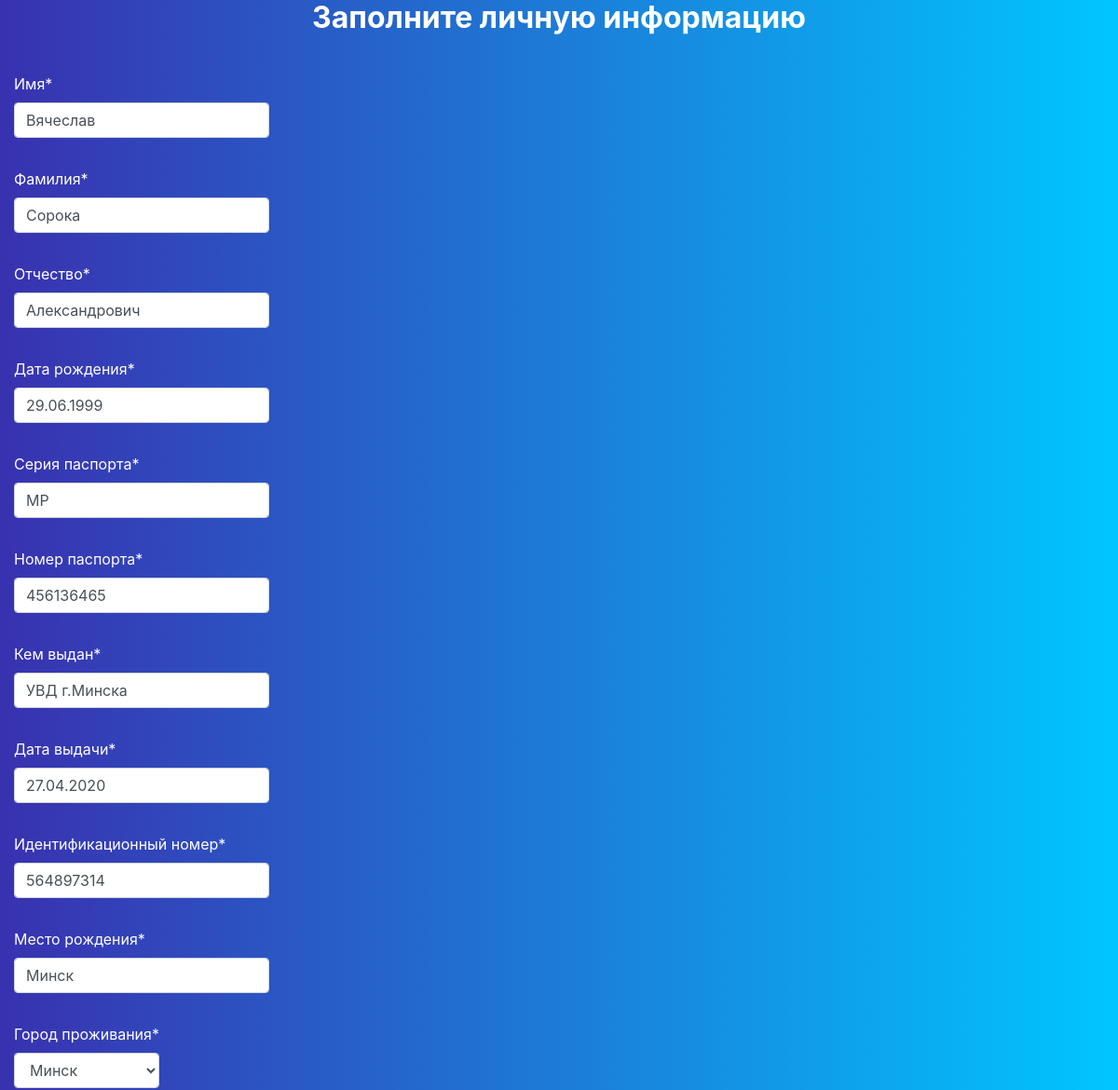
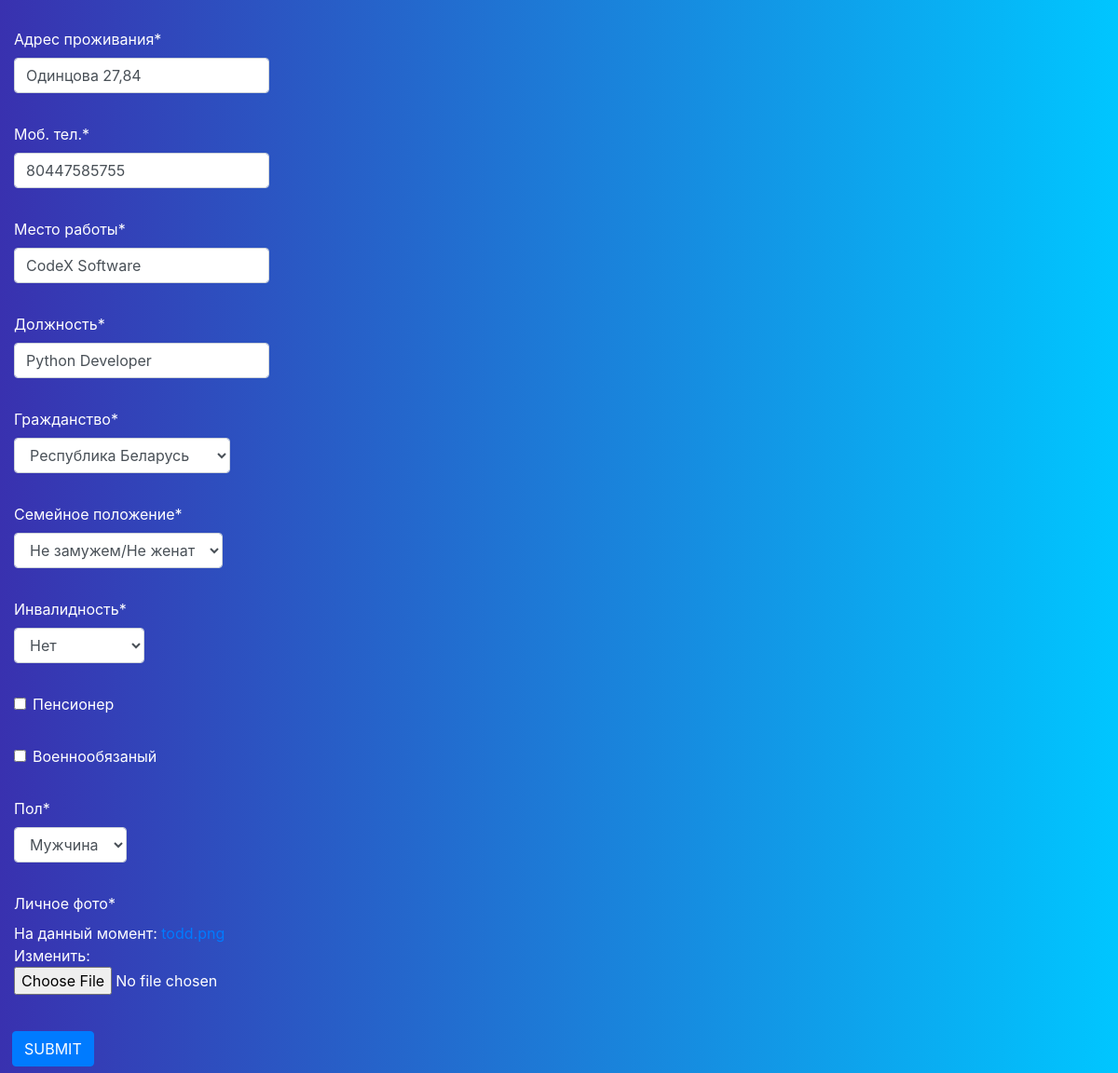
Before: /profile/update/ (signed in) with the older database file (2 pictures, top to bottom).
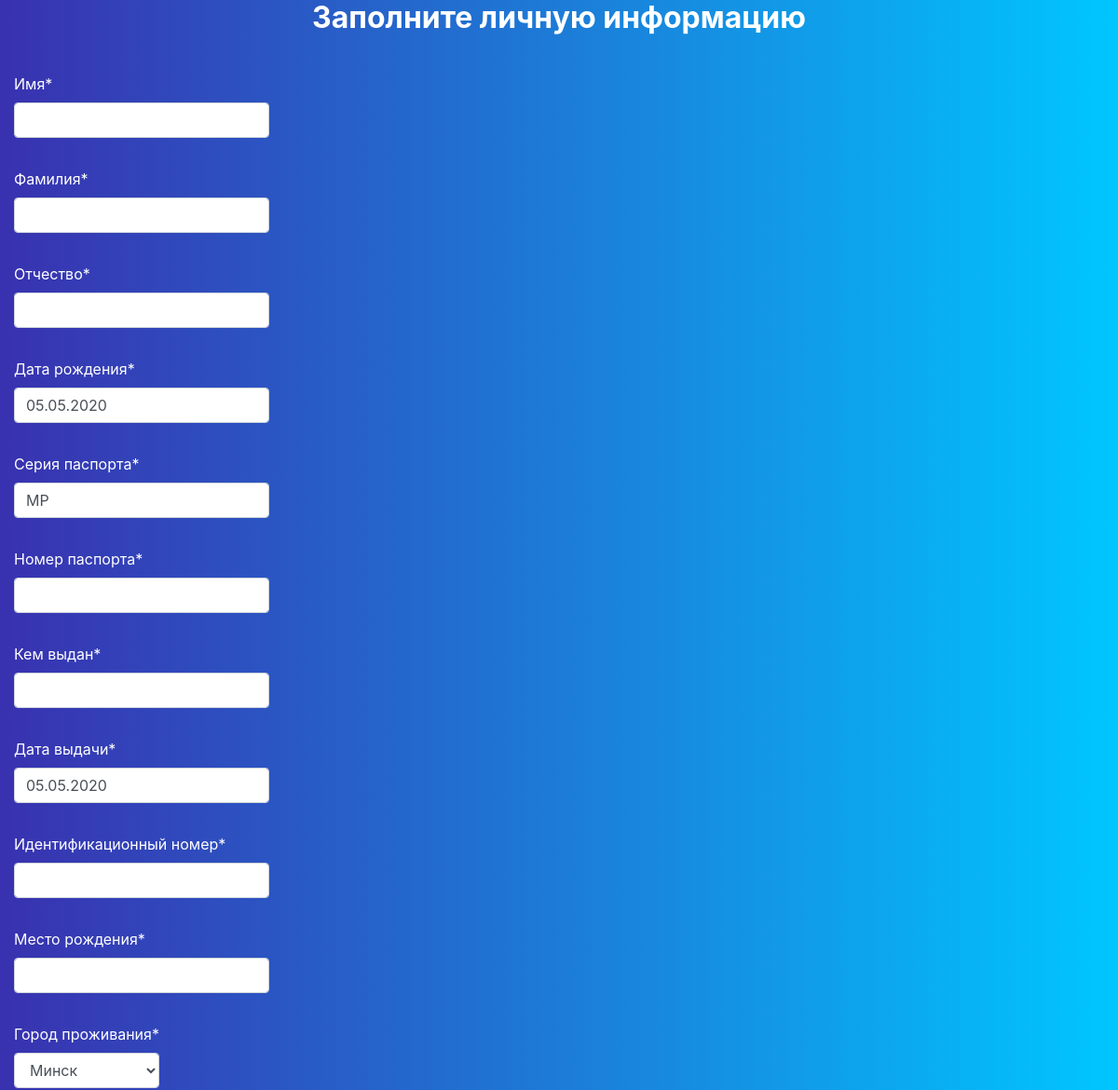
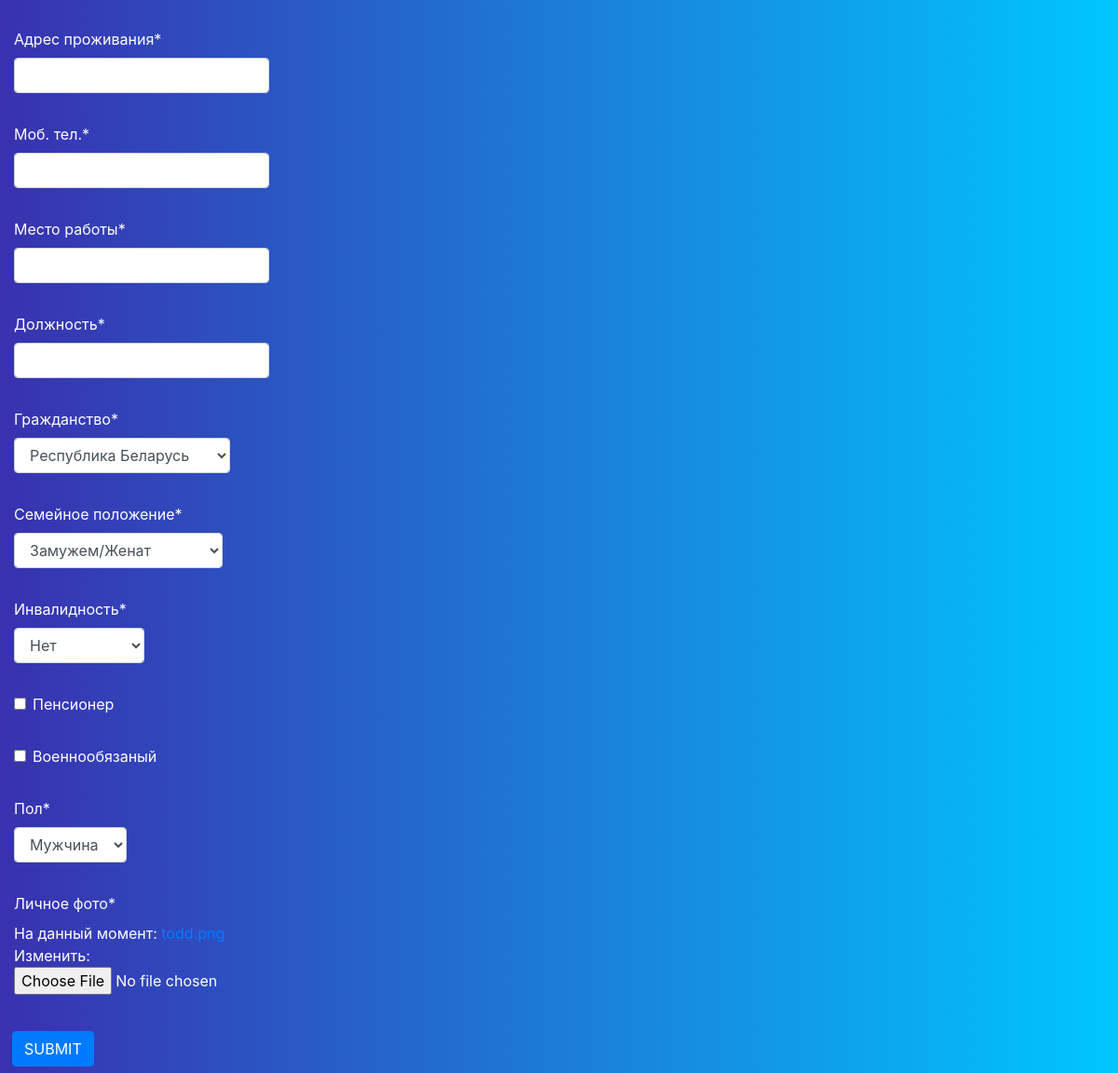
After: the same page with the newer database file (2 pictures, top to bottom).
### Bank/models.py (models this page shows, shortened)
class Profile(models.Model):
    FAMILY_CHOICES = (
        ("Замужем/Женат", "Замужем/Женат"),
        ("Не замужем/Не женат", "Не замужем/Не женат"),
    )
    INVALID_CHOICES = (
        ("Нет", "Нет"),
        ("1-ая группа", "1-ая группа"),
        ("2-ая группа", "2-ая группа"),
        ("3-ая группа", "3-ая группа"),
    )
    SEX_CHOICES = (
        (False, 'Женщина'),
        (True, 'Мужчина'),
    )
    PENSIONER_CHOICES = (
        (False, 'Нет'),
        (True, 'Да'),
    )
    user = models.OneToOneField(User, on_delete=models.CASCADE)
    first_name = models.CharField(max_length=60, unique=False, null=True, verbose_name='Имя')
    last_name = models.CharField(max_length=60, unique=False, null=True, verbose_name='Фамилия')
    middle_name = models.CharField(max_length=60, unique=False, null=True, verbose_name='Отчество')
    birth_date = models.DateField(blank=False, default=datetime.date.today, verbose_name='Дата рождения')
    passport_series = models.CharField(max_length=2, blank=False, null=False,
                                       default="MP", verbose_name='Серия паспорта')
    passport_number = models.IntegerField(unique=True, blank=False, null=True, verbose_name='Номер паспорта')
    passport_authority = models.CharField(max_length=60, unique=False, blank=False, verbose_name='Кем выдан')
    date_of_issue = models.DateField(blank=False, default=datetime.date.today, verbose_name='Дата выдачи')
    ID_number = models.IntegerField(unique=True, blank=False, null=True, verbose_name='Идентификационный номер')
    birth_place = models.CharField(max_length=60, unique=False, null=True, verbose_name='Место рождения')
    city_of_residence = models.ForeignKey('City', on_delete=models.CASCADE, null=False, default=1,
                                          related_name='city_of_residence', verbose_name='Город проживания')
    address_of_residence = models.CharField(max_length=100, unique=False,
                                            blank=False, null=True, verbose_name='Адрес проживания')
    mobile_phone = models.CharField(max_length=20, unique=True, blank=False, null=True, verbose_name='Моб. тел.')
    job = models.CharField(max_length=20, unique=True, blank=False, null=True, verbose_name='Место работы')
    position = models.CharField(max_length=20, unique=False, blank=False, null=True, verbose_name='Должность')
    citizenship = models.ForeignKey('Citizenship', on_delete=models.CASCADE, null=False, default=1,
                                    verbose_name='Гражданство')
    family_status = models.CharField(max_length=9999, choices=FAMILY_CHOICES, null=False, default="неопределено",
                                     verbose_name='Семейное положение')
    disability = models.CharField('Инвалидность', max_length=9999, choices=INVALID_CHOICES, null=False, default=1)
    pensioner = models.BooleanField('Пенсионер', null=False, default=False)
    military_service = models.BooleanField('Военнообязаный', null=False, default=False)
    sex = models.BooleanField('Пол', choices=SEX_CHOICES, null=False, default=True)
    profile_picture = models.ImageField(upload_to="profile_pictures/",
                                        default="todd.png", verbose_name='Личное фото')
    class Meta:
        ordering = ['last_name', 'first_name']
        verbose_name_plural = 'Профили клиентов'

class Citizenship(models.Model):
    citizenship = models.CharField(max_length=60, unique=False, blank=False, verbose_name='Гражданство')
    class Meta:
        verbose_name_plural = "Гражданство"
    def __str__(self):
        return self.citizenship

### Bank/views.py (the view)
# urls.py: path('profile/update/', views.update_profile, name="update"),
def update_profile(request):
    if request.user.is_authenticated:
        try:
            p = request.user
            form = ProfileForm(request.POST or None, instance=p.profile)
            image = ImageForm(request.POST, request.FILES, instance=p.profile)
        except Profile.DoesNotExist:
            p = Profile(user=request.user)
            form = ProfileForm(request.POST or None, instance=p)
            image = ImageForm(request.POST, request.FILES, instance=p)
        if request.method == 'POST':
            if form.is_valid():
                form.save()
                image.save()
                messages.success(request, f'Информация была обновлена')
                return redirect('profile')
    else:
        messages.error(request, 'Необходимо войти в аккаунт')
        return redirect('index')
    return render(request, "../templates/update_profile.html", {'form': form})

### Bank/forms.py
class ProfileForm(forms.ModelForm):
    form = BasicForm
    class Meta:
        model = Profile
        exclude = ['user']

### Bank/models.py (called while the page is built)
    def __str__(self):
        return self.city

### templates/update_profile.html (shortened to what this page needs)
{% load crispy_forms_tags %}
<!DOCTYPE html>
<html lang="en">
<head>
   <link rel="stylesheet" href="https://stackpath.bootstrapcdn.com/bootstrap/4.1.3/css/bootstrap.min.css">
    <link rel="stylesheet" type="text/css" href="/static/css/update_profile.css">
</head>
<body>
    <form class="well form-horizontal" method="post" enctype="multipart/form-data" id="contact_form"> {% csrf_token%}
<fieldset>
<legend><center><h2><b>Заполните личную информацию</b></h2></center></legend><br>
<div class="form-group">
  <div class="col-md-4 inputGroupContainer">
  <div class="input-group">
  {{ form.first_name | as_crispy_field }}
    </div>
  </div>
</div>
<div class="form-group">
  <div class="col-md-4 inputGroupContainer">
  <div class="input-group">
  {{ form.last_name | as_crispy_field }}
    </div>
  </div>
</div>
  <div class="form-group">
  <div class="col-md-4 inputGroupContainer">
  <div class="input-group">
  {{ form.middle_name | as_crispy_field }}
    </div>
  </div>
</div>
<div class="form-group">
  <div class="col-md-4 inputGroupContainer">
  <div class="input-group">
  {{ form.birth_date | as_crispy_field }}
    </div>
  </div>
</div>
<div class="form-group">
  <div class="col-md-4 inputGroupContainer">
  <div class="input-group">
  {{ form.passport_series | as_crispy_field }}
    </div>
  </div>
</div>
<div class="form-group">
  <div class="col-md-4 inputGroupContainer">
  <div class="input-group">
  {{ form.passport_number | as_crispy_field }}
    </div>
  </div>
</div>
<div class="form-group">
  <div class="col-md-4 inputGroupContainer">
  <div class="input-group">
  {{ form.passport_authority | as_crispy_field }}
    </div>
  </div>
</div>
<div class="form-group">
  <div class="col-md-4 inputGroupContainer">
  <div class="input-group">
  {{ form.date_of_issue | as_crispy_field }}
    </div>
  </div>
</div>
<div class="form-group">
  <div class="col-md-4 inputGroupContainer">
  <div class="input-group">
  {{ form.ID_number | as_crispy_field }}
    </div>
  </div>
</div>
    <div class="form-group">
  <div class="col-md-4 inputGroupContainer">
  <div class="input-group">
  {{ form.birth_place | as_crispy_field }}
    </div>
  </div>
</div>
    <div class="form-group">
  <div class="col-md-4 inputGroupContainer">
  <div class="input-group">
  {{ form.city_of_residence | as_crispy_field }}
    </div>
  </div>
</div>
    <div class="form-group">
  <div class="col-md-4 inputGroupContainer">
  <div class="input-group">
  {{ form.address_of_residence | as_crispy_field }}
    </div>
  </div>
</div>
    <div class="form-group">
  <div class="col-md-4 inputGroupContainer">
  <div class="input-group">
  {{ form.mobile_phone | as_crispy_field }}
    </div>
  </div>
</div>
    <div class="form-group">
  <div class="col-md-4 inputGroupContainer">
  <div class="input-group">
  {{ form.job | as_crispy_field }}
    </div>
  </div>
</div>
    <div class="form-group">
  <div class="col-md-4 inputGroupContainer">
  <div class="input-group">
  {{ form.position | as_crispy_field }}
    </div>
  </div>
</div>
    <div class="form-group">
  <div class="col-md-4 inputGroupContainer">
  <div class="input-group">
  {{ form.citizenship | as_crispy_field }}
    </div>
  </div>
</div>
    <div class="form-group">
  <div class="col-md-4 inputGroupContainer">
  <div class="input-group">
  {{ form.family_status | as_crispy_field }}
    </div>
  </div>
</div>
        <div class="form-group">
  <div class="col-md-4 inputGroupContainer">
  <div class="input-group">
  {{ form.disability | as_crispy_field }}
    </div>
  </div>
</div>
        <div class="form-group">
  <div class="col-md-4 inputGroupContainer">
  <div class="input-group">
  {{ form.pensioner | as_crispy_field }}
    </div>
  </div>
</div>
        <div class="form-group">
  <div class="col-md-4 inputGroupContainer">
  <div class="input-group">
  {{ form.military_service | as_crispy_field }}
    </div>
  </div>
</div>
        <div class="form-group">
  <div class="col-md-4 inputGroupContainer">
  <div class="input-group">
  {{ form.sex | as_crispy_field }}
    </div>
  </div>
</div>
        <div class="form-group">
  <div class="col-md-4 inputGroupContainer">
  <div class="input-group">
  {{ form.profile_picture | as_crispy_field }}
    </div>
  </div>
</div>
    <div class="btn">
     <button type="submit" class="btn btn-primary enabled" >SUBMIT</button>
  </div>
</fieldset>
</form>
</body>
</html>

### static/css/update_profile.css (style rules this page uses)
body { background: -webkit-linear-gradient(left, #3931af, #00c6ff); color: white; }

Changed rows visible on the page:
removed Profile: first_name "Вячеслав", last_name "Сорока", middle_name "Александрович", birth_date "29.06.1999", passport_series "MP", passport_number "456136465", passport_authority "УВД г.Минска", date_of_issue "27.04.2020", ID_number "564897314", birth_place "Минск", city_of_residence "Минск", address_of_residence "Одинцова 27,84", mobile_phone "80447585755", job "CodeX Software", position "Python Developer", family_status "Не замужем/Не женат", disability "Нет", sex "Мужчина"
Other visible differences:
form field birth_date: (not shown) → "05.05.2020"
form field passport_series: (not shown) → "MP"
form field date_of_issue: (not shown) → "05.05.2020"
form field city_of_residence: (not shown) → "Минск"
form field family_status: (not shown) → "Замужем/Женат"
form field disability: (not shown) → "Нет"
form field pensioner: (not shown) → "☐"
form field military_service: (not shown) → "☐"
form field sex: (not shown) → "Мужчина"
